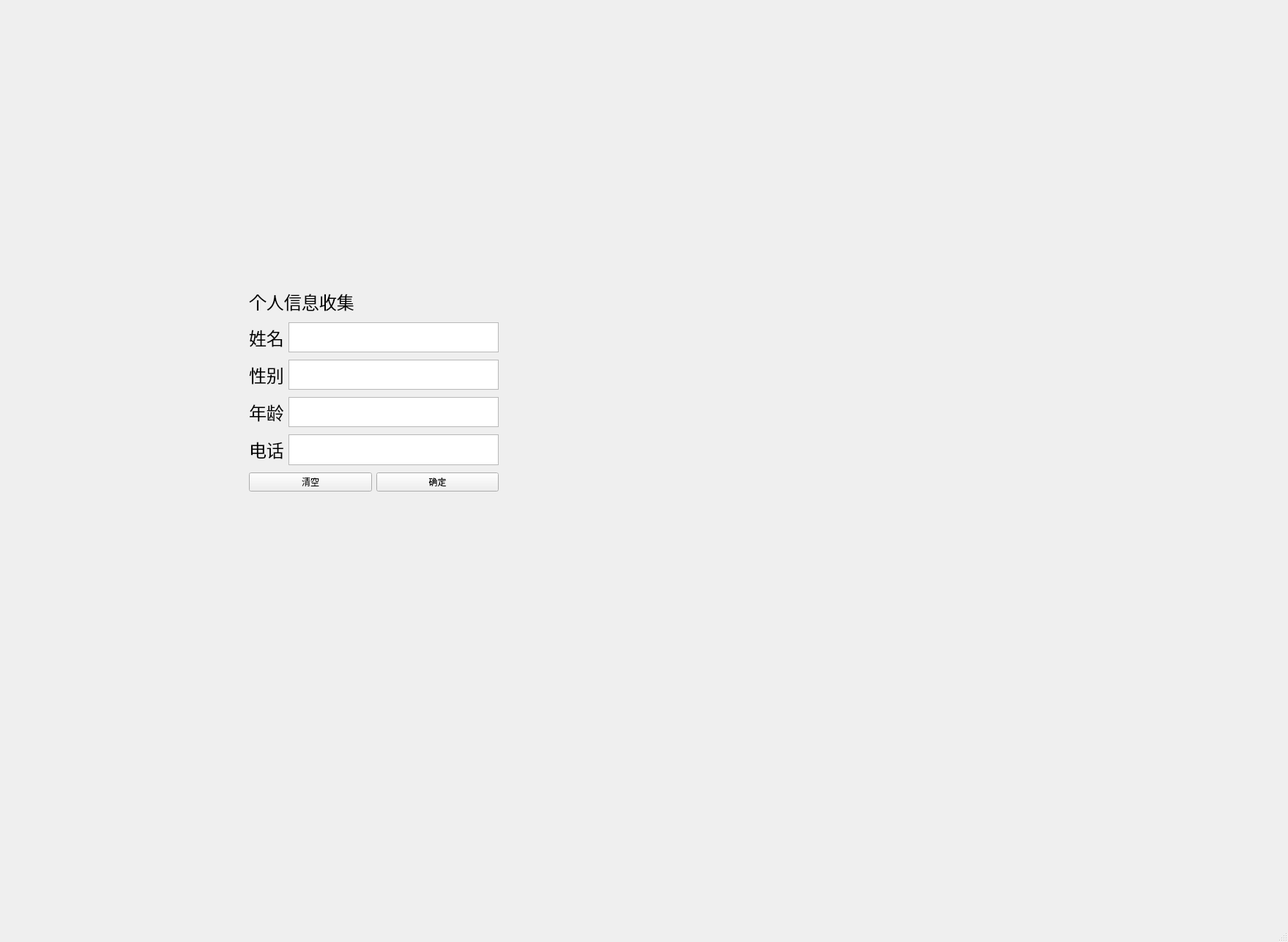
<?xml version="1.0" encoding="UTF-8"?>
<ui version="4.0">
 <class>MainWindow</class>
 <widget class="QMainWindow" name="MainWindow">
  <property name="geometry">
   <rect>
    <x>0</x>
    <y>0</y>
    <width>1759</width>
    <height>1286</height>
   </rect>
  </property>
  <property name="windowTitle">
   <string>MainWindow</string>
  </property>
  <widget class="QWidget" name="centralwidget">
   <widget class="QWidget" name="">
    <property name="geometry">
     <rect>
      <x>340</x>
      <y>390</y>
      <width>341</width>
      <height>281</height>
     </rect>
    </property>
    <layout class="QVBoxLayout" name="verticalLayout">
     <property name="leftMargin">
      <number>0</number>
     </property>
     <property name="topMargin">
      <number>4</number>
     </property>
     <item>
      <widget class="QLabel" name="label">
       <property name="font">
        <font>
         <family>AcadEref</family>
         <pointsize>18</pointsize>
        </font>
       </property>
       <property name="text">
        <string>个人信息收集</string>
       </property>
      </widget>
     </item>
     <item>
      <layout class="QHBoxLayout" name="horizontalLayout">
       <property name="leftMargin">
        <number>0</number>
       </property>
       <property name="topMargin">
        <number>4</number>
       </property>
       <item>
        <widget class="QLabel" name="label_2">
         <property name="font">
          <font>
           <family>AcadEref</family>
           <pointsize>18</pointsize>
          </font>
         </property>
         <property name="text">
          <string>姓名</string>
         </property>
        </widget>
       </item>
       <item>
        <widget class="QTextEdit" name="textEdit"/>
       </item>
      </layout>
     </item>
     <item>
      <layout class="QHBoxLayout" name="horizontalLayout_2">
       <property name="leftMargin">
        <number>0</number>
       </property>
       <property name="topMargin">
        <number>4</number>
       </property>
       <item>
        <widget class="QLabel" name="label_4">
         <property name="font">
          <font>
           <family>AcadEref</family>
           <pointsize>18</pointsize>
          </font>
         </property>
         <property name="text">
          <string>性别</string>
         </property>
        </widget>
       </item>
       <item>
        <widget class="QTextEdit" name="textEdit_2"/>
       </item>
      </layout>
     </item>
     <item>
      <layout class="QHBoxLayout" name="horizontalLayout_3">
       <property name="leftMargin">
        <number>0</number>
       </property>
       <property name="topMargin">
        <number>4</number>
       </property>
       <item>
        <widget class="QLabel" name="label_3">
         <property name="font">
          <font>
           <family>AcadEref</family>
           <pointsize>18</pointsize>
          </font>
         </property>
         <property name="text">
          <string>年龄</string>
         </property>
        </widget>
       </item>
       <item>
        <widget class="QTextEdit" name="textEdit_3"/>
       </item>
      </layout>
     </item>
     <item>
      <layout class="QHBoxLayout" name="horizontalLayout_4">
       <property name="leftMargin">
        <number>0</number>
       </property>
       <property name="topMargin">
        <number>4</number>
       </property>
       <item>
        <widget class="QLabel" name="label_5">
         <property name="font">
          <font>
           <family>AcadEref</family>
           <pointsize>18</pointsize>
          </font>
         </property>
         <property name="text">
          <string>电话</string>
         </property>
        </widget>
       </item>
       <item>
        <widget class="QTextEdit" name="textEdit_4"/>
       </item>
      </layout>
     </item>
     <item>
      <layout class="QHBoxLayout" name="horizontalLayout_5">
       <property name="leftMargin">
        <number>0</number>
       </property>
       <property name="topMargin">
        <number>4</number>
       </property>
       <item>
        <widget class="QPushButton" name="pushButton">
         <property name="text">
          <string>清空</string>
         </property>
        </widget>
       </item>
       <item>
        <widget class="QPushButton" name="pushButton_2">
         <property name="text">
          <string>确定</string>
         </property>
        </widget>
       </item>
      </layout>
     </item>
    </layout>
   </widget>
  </widget>
  <widget class="QMenuBar" name="menubar">
   <property name="geometry">
    <rect>
     <x>0</x>
     <y>0</y>
     <width>1759</width>
     <height>30</height>
    </rect>
   </property>
  </widget>
  <widget class="QStatusBar" name="statusbar"/>
 </widget>
 <resources/>
 <connections/>
</ui>
